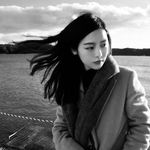
#> input picture pics/cl.jpg, 150 x 150 px
$ python look_pic.py
#> lines starting #> are read from the running program, lines starting #| are printed output that depends on the picture
from PIL import Image
import numpy as np

im = np.array(Image.open('cl.jpg'))
#> im is the input picture: shape (150, 150, 3); min 0, max 255, mean 105.5

im_R = im.copy()
im_R[:, :, (1, 2)] = 0
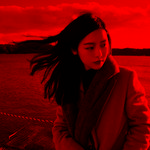
#> im_R: shape (150, 150, 3); mean R, G, B 105.5, 0, 0
im_G = im.copy()
im_G[:, :, (0, 2)] = 0
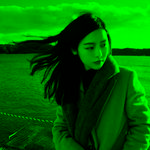
#> im_G: shape (150, 150, 3); mean R, G, B 0, 105.5, 0
im_B = im.copy()
im_B[:, :, (0, 1)] = 0
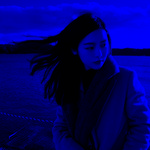
#> im_B: shape (150, 150, 3); mean R, G, B 0, 0, 105.5

# 横向的图片拼接
im_RGB = np.concatenate((im_R, im_G, im_B), axis=1)
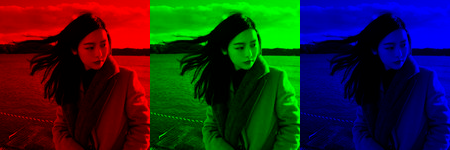
#> im_RGB: shape (150, 450, 3); mean R, G, B 35.2, 35.2, 35.2
# im_RGB = np.hstack((im_R, im_G, im_B))
# im_RGB = np.c_['1', im_R, im_G, im_B]

pil_img = Image.fromarray(im_RGB)
pil_img.save('./lena_numpy_split_color.jpg')

y = np.concatenate((im_RGB, im_RGB, im_RGB), axis=0)
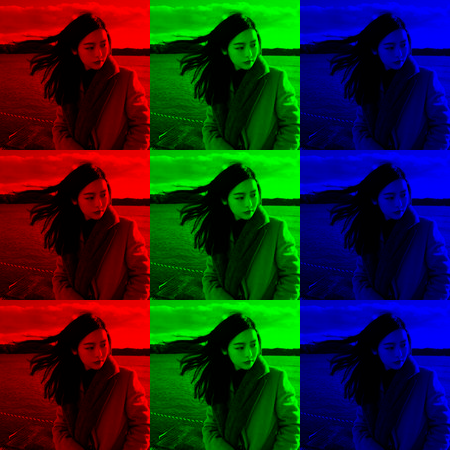
#> y: shape (450, 450, 3); mean R, G, B 35.2, 35.2, 35.2
Image.fromarray(y).save('./y.jpg')
# ————————————————
# 版权声明：本文为CSDN博主「饺子大人」的原创文章，遵循CC 4.0 BY-SA版权协议，转载请附上原文出处链接及本声明。
# 原文链接：https://blog.csdn.net/qq_18351157/article/details/103730014

$ run again, with pics/cl9.jpg copied over pics/cl.jpg
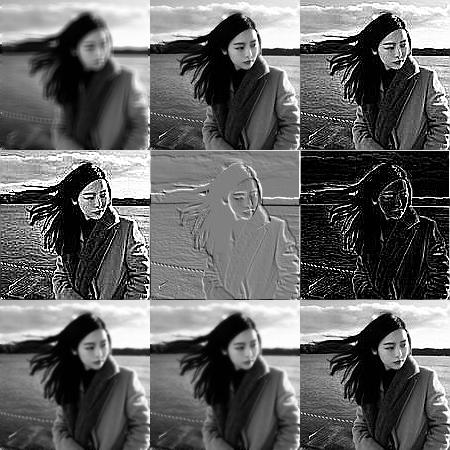
#> input picture pics/cl9.jpg, 450 x 450 px
#> im is the input picture: shape (450, 450, 3); min 0, max 255, mean 100.5
#> `im_RGB = np.concatenate((im_R, im_G, im_B), axis=1)`:
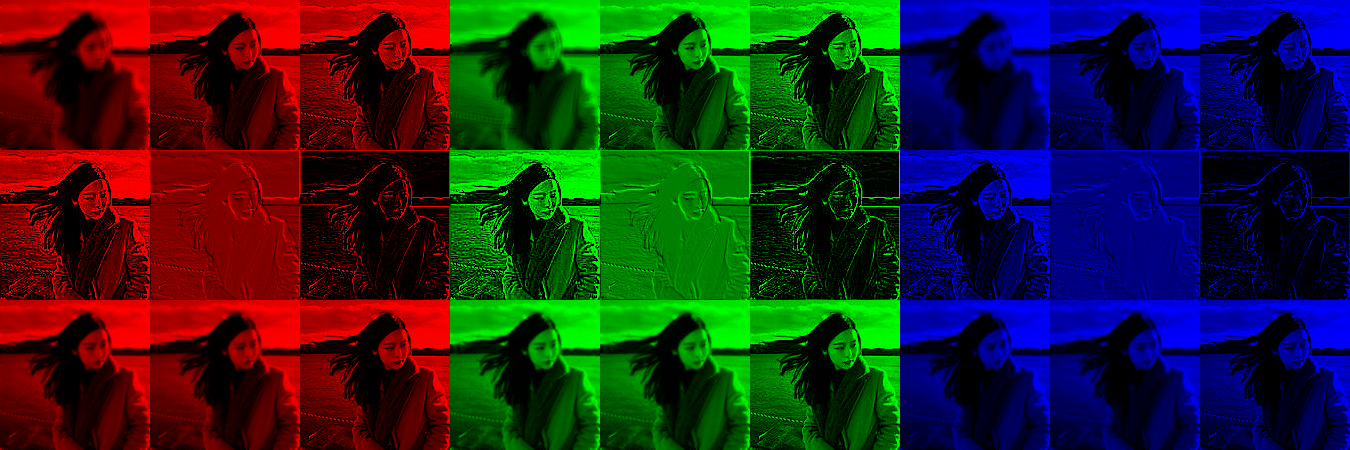
#> im_RGB: shape (450, 1350, 3); mean R, G, B 33.5, 33.5, 33.5
#> `y = np.concatenate((im_RGB, im_RGB, im_RGB), axis=0)`:
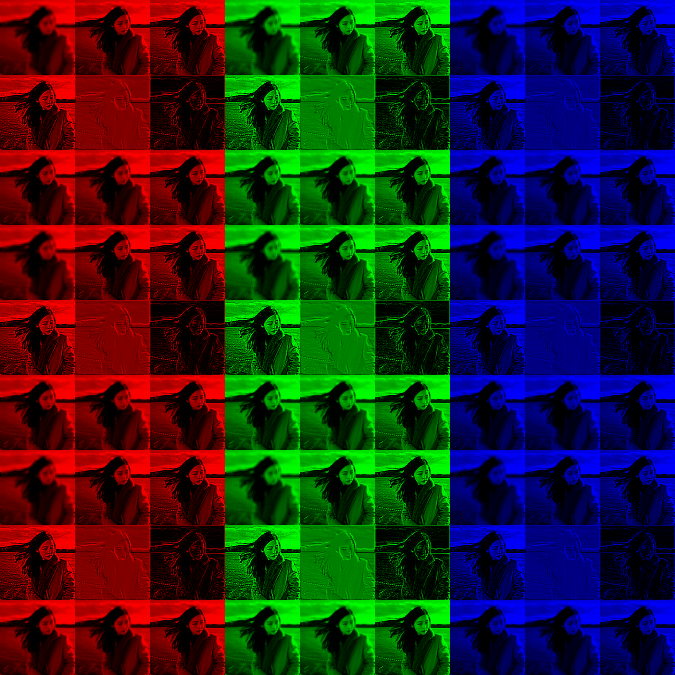
#> y: shape (1350, 1350, 3) (shown at 1/2 size); mean R, G, B 33.5, 33.5, 33.5
